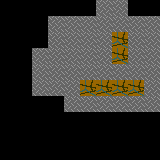

This game map was drawn from its Tiled (.tmx) file and the tilesets committed beside it. A one-line description and the full map source follow:
An orthogonal 10x10 tile map with 16x16 px tiles, 1 tile layer (tilesheet), 2 tilesets and 5 objects.

<map version="1.10" tiledversion="1.10.2" orientation="orthogonal" renderorder="right-down" width="10" height="10" tilewidth="16" tileheight="16" infinite="0" nextlayerid="3" nextobjectid="6">
 <tileset firstgid="1" source="../../../../tools/soko/templateTiledProject/tilesheet.tsx" />
 <tileset firstgid="65" source="../../../../tools/soko/templateTiledProject/soko_entities.tsx" />
 <layer id="1" name="tilesheet" width="10" height="10">
  <data encoding="csv">
0,0,0,0,0,0,2,2,0,0,
0,0,0,2,2,2,2,2,2,2,
0,0,0,2,2,2,2,1,2,2,
0,0,2,2,2,2,2,1,2,2,
0,0,2,2,2,2,2,2,2,2,
0,0,2,2,2,1,1,1,1,2,
0,0,0,0,2,2,2,2,2,2,
0,0,0,0,0,0,0,0,0,0,
0,0,0,0,0,0,0,0,0,0,
0,0,0,0,0,0,0,0,0,0
</data>
 </layer>
 <objectgroup id="2" name="entities">
  <object id="1" gid="65" x="144" y="32" width="16" height="16">
   <properties>
    <property name="gamemode" value="SOKO_EULER" />
   </properties>
  </object>
  <object id="2" gid="66" x="112" y="32" width="16" height="16">
   <properties>
    <property name="sticky" type="bool" value="false" />
    <property name="trail" type="bool" value="false" />
   </properties>
  </object>
  <object id="3" gid="66" x="144" y="80" width="16" height="16">
   <properties>
    <property name="sticky" type="bool" value="false" />
    <property name="trail" type="bool" value="false" />
   </properties>
  </object>
  <object id="4" gid="66" x="80" y="64" width="16" height="16">
   <properties>
    <property name="sticky" type="bool" value="false" />
    <property name="trail" type="bool" value="false" />
   </properties>
  </object>
  <object id="5" gid="66" x="48" y="64" width="16" height="16">
   <properties>
    <property name="sticky" type="bool" value="false" />
    <property name="trail" type="bool" value="false" />
   </properties>
  </object>
 </objectgroup>
</map>
